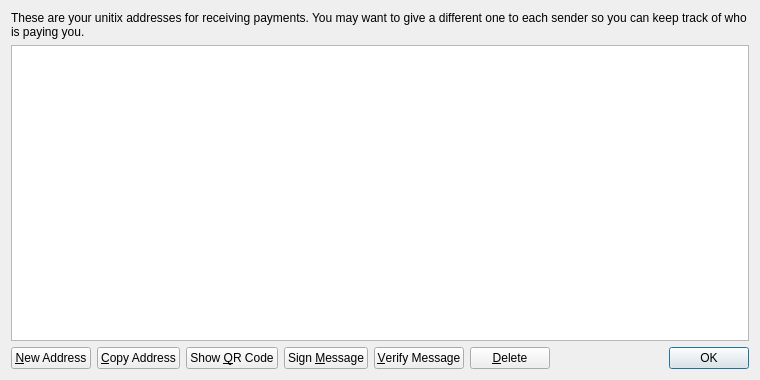
<?xml version="1.0" encoding="UTF-8"?>
<ui version="4.0">
 <class>AddressBookPage</class>
 <widget class="QWidget" name="AddressBookPage">
  <property name="geometry">
   <rect>
    <x>0</x>
    <y>0</y>
    <width>760</width>
    <height>380</height>
   </rect>
  </property>
  <property name="windowTitle">
   <string>Address Book</string>
  </property>
  <layout class="QVBoxLayout" name="verticalLayout">
   <item>
    <widget class="QLabel" name="labelExplanation">
     <property name="text">
      <string>These are your unitix addresses for receiving payments. You may want to give a different one to each sender so you can keep track of who is paying you.</string>
     </property>
     <property name="textFormat">
      <enum>Qt::PlainText</enum>
     </property>
     <property name="wordWrap">
      <bool>true</bool>
     </property>
    </widget>
   </item>
   <item>
    <widget class="QTableView" name="tableView">
     <property name="contextMenuPolicy">
      <enum>Qt::CustomContextMenu</enum>
     </property>
     <property name="toolTip">
      <string>Double-click to edit address or label</string>
     </property>
     <property name="tabKeyNavigation">
      <bool>false</bool>
     </property>
     <property name="alternatingRowColors">
      <bool>true</bool>
     </property>
     <property name="selectionMode">
      <enum>QAbstractItemView::SingleSelection</enum>
     </property>
     <property name="selectionBehavior">
      <enum>QAbstractItemView::SelectRows</enum>
     </property>
     <property name="sortingEnabled">
      <bool>true</bool>
     </property>
     <attribute name="verticalHeaderVisible">
      <bool>false</bool>
     </attribute>
    </widget>
   </item>
   <item>
    <layout class="QHBoxLayout" name="horizontalLayout">
     <item>
      <widget class="QPushButton" name="newAddressButton">
       <property name="toolTip">
        <string>Create a new address</string>
       </property>
       <property name="text">
        <string>&amp;New Address</string>
       </property>
       <property name="icon">
        <iconset resource="../bitcoin.qrc">
         <normaloff>:/icons/add</normaloff>:/icons/add</iconset>
       </property>
      </widget>
     </item>
     <item>
      <widget class="QPushButton" name="copyToClipboard">
       <property name="toolTip">
        <string>Copy the currently selected address to the system clipboard</string>
       </property>
       <property name="text">
        <string>&amp;Copy Address</string>
       </property>
       <property name="icon">
        <iconset resource="../bitcoin.qrc">
         <normaloff>:/icons/editcopy</normaloff>:/icons/editcopy</iconset>
       </property>
      </widget>
     </item>
     <item>
      <widget class="QPushButton" name="showQRCode">
       <property name="text">
        <string>Show &amp;QR Code</string>
       </property>
       <property name="icon">
        <iconset resource="../bitcoin.qrc">
         <normaloff>:/icons/qrcode</normaloff>:/icons/qrcode</iconset>
       </property>
      </widget>
     </item>
     <item>
      <widget class="QPushButton" name="signMessage">
       <property name="toolTip">
        <string>Sign a message to prove you own a unitix address</string>
       </property>
       <property name="text">
        <string>Sign &amp;Message</string>
       </property>
       <property name="icon">
        <iconset resource="../bitcoin.qrc">
         <normaloff>:/icons/edit</normaloff>:/icons/edit</iconset>
       </property>
      </widget>
     </item>
     <item>
      <widget class="QPushButton" name="verifyMessage">
       <property name="toolTip">
        <string>Verify a message to ensure it was signed with a specified unitix address</string>
       </property>
       <property name="text">
        <string>&amp;Verify Message</string>
       </property>
       <property name="icon">
        <iconset resource="../bitcoin.qrc">
         <normaloff>:/icons/transaction_0</normaloff>:/icons/transaction_0</iconset>
       </property>
      </widget>
     </item>
     <item>
      <widget class="QPushButton" name="deleteButton">
       <property name="toolTip">
        <string>Delete the currently selected address from the list</string>
       </property>
       <property name="text">
        <string>&amp;Delete</string>
       </property>
       <property name="icon">
        <iconset resource="../bitcoin.qrc">
         <normaloff>:/icons/remove</normaloff>:/icons/remove</iconset>
       </property>
      </widget>
     </item>
     <item>
      <spacer name="horizontalSpacer">
       <property name="orientation">
        <enum>Qt::Horizontal</enum>
       </property>
       <property name="sizeHint" stdset="0">
        <size>
         <width>40</width>
         <height>20</height>
        </size>
       </property>
      </spacer>
     </item>
     <item>
      <widget class="QDialogButtonBox" name="buttonBox">
       <property name="sizePolicy">
        <sizepolicy hsizetype="Maximum" vsizetype="Fixed">
         <horstretch>0</horstretch>
         <verstretch>0</verstretch>
        </sizepolicy>
       </property>
       <property name="standardButtons">
        <set>QDialogButtonBox::Ok</set>
       </property>
      </widget>
     </item>
    </layout>
   </item>
  </layout>
 </widget>
 <resources>
  <include location="../bitcoin.qrc"/>
 </resources>
 <connections/>
</ui>
